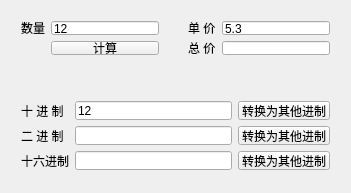
<?xml version="1.0" encoding="UTF-8"?>
<ui version="4.0">
 <class>Widget</class>
 <widget class="QWidget" name="Widget">
  <property name="geometry">
   <rect>
    <x>0</x>
    <y>0</y>
    <width>351</width>
    <height>193</height>
   </rect>
  </property>
  <property name="windowTitle">
   <string>Widget</string>
  </property>
  <widget class="QWidget" name="">
   <property name="geometry">
    <rect>
     <x>10</x>
     <y>90</y>
     <width>331</width>
     <height>91</height>
    </rect>
   </property>
   <layout class="QGridLayout" name="gridLayout">
    <item row="0" column="0">
     <widget class="QLabel" name="label_4">
      <property name="text">
       <string>十 进 制</string>
      </property>
     </widget>
    </item>
    <item row="0" column="1">
     <widget class="QLineEdit" name="editDec">
      <property name="text">
       <string>12</string>
      </property>
     </widget>
    </item>
    <item row="0" column="2">
     <widget class="QPushButton" name="btnDec">
      <property name="text">
       <string>转换为其他进制</string>
      </property>
     </widget>
    </item>
    <item row="1" column="0">
     <widget class="QLabel" name="label_5">
      <property name="text">
       <string>二 进 制</string>
      </property>
     </widget>
    </item>
    <item row="1" column="1">
     <widget class="QLineEdit" name="editBin">
      <property name="text">
       <string/>
      </property>
     </widget>
    </item>
    <item row="1" column="2">
     <widget class="QPushButton" name="btnBin">
      <property name="text">
       <string>转换为其他进制</string>
      </property>
     </widget>
    </item>
    <item row="2" column="0">
     <widget class="QLabel" name="label_6">
      <property name="text">
       <string>十六进制</string>
      </property>
     </widget>
    </item>
    <item row="2" column="1">
     <widget class="QLineEdit" name="editHex">
      <property name="text">
       <string/>
      </property>
     </widget>
    </item>
    <item row="2" column="2">
     <widget class="QPushButton" name="btnHex">
      <property name="text">
       <string>转换为其他进制</string>
      </property>
     </widget>
    </item>
   </layout>
  </widget>
  <widget class="QWidget" name="">
   <property name="geometry">
    <rect>
     <x>10</x>
     <y>10</y>
     <width>331</width>
     <height>56</height>
    </rect>
   </property>
   <layout class="QGridLayout" name="gridLayout_2">
    <item row="0" column="0">
     <widget class="QLabel" name="label">
      <property name="text">
       <string>数量</string>
      </property>
     </widget>
    </item>
    <item row="0" column="1">
     <widget class="QLineEdit" name="editNum">
      <property name="text">
       <string>12</string>
      </property>
     </widget>
    </item>
    <item row="0" column="3">
     <widget class="QLabel" name="label_2">
      <property name="text">
       <string>单 价</string>
      </property>
     </widget>
    </item>
    <item row="0" column="4">
     <widget class="QLineEdit" name="editPrice">
      <property name="text">
       <string>5.3</string>
      </property>
     </widget>
    </item>
    <item row="1" column="1">
     <widget class="QPushButton" name="btnCel">
      <property name="text">
       <string>计算</string>
      </property>
     </widget>
    </item>
    <item row="1" column="2">
     <spacer name="horizontalSpacer">
      <property name="orientation">
       <enum>Qt::Horizontal</enum>
      </property>
      <property name="sizeHint" stdset="0">
       <size>
        <width>17</width>
        <height>20</height>
       </size>
      </property>
     </spacer>
    </item>
    <item row="1" column="3">
     <widget class="QLabel" name="label_3">
      <property name="text">
       <string>总 价</string>
      </property>
     </widget>
    </item>
    <item row="1" column="4">
     <widget class="QLineEdit" name="editTotal"/>
    </item>
   </layout>
  </widget>
 </widget>
 <layoutdefault spacing="6" margin="11"/>
 <resources/>
 <connections/>
</ui>
